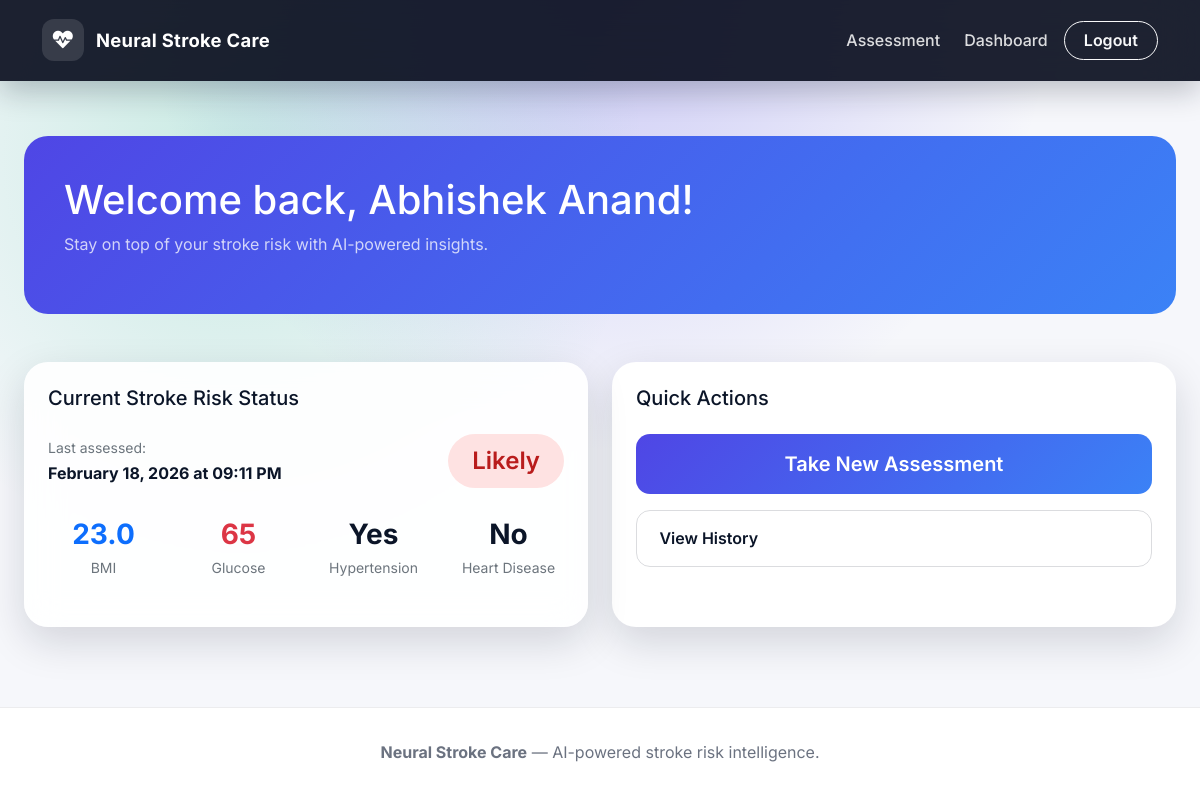
Screenshot of /dashboard (signed in) with the database file from the repository.
### app.py (models this page shows)
class User(db.Model):
    id = db.Column(db.Integer, primary_key=True)
    email = db.Column(db.String(120), unique=True, nullable=False)
    password = db.Column(db.String(200), nullable=False)
    user_type = db.Column(db.String(20), nullable=False)
    name = db.Column(db.String(100), nullable=False)
    tests = db.relationship('TestResult', backref='user', lazy=True)

class TestResult(db.Model):
    id = db.Column(db.Integer, primary_key=True)
    user_id = db.Column(db.Integer, db.ForeignKey('user.id'), nullable=False)
    result = db.Column(db.String(20), nullable=False)
    risk_probability = db.Column(db.Float)
    test_date = db.Column(db.DateTime, default=now_ist)
    gender = db.Column(db.String(10))
    age = db.Column(db.Integer)
    hypertension = db.Column(db.Integer)
    heart_disease = db.Column(db.Integer)
    ever_married = db.Column(db.String(10))
    work_type = db.Column(db.String(20))
    residence_type = db.Column(db.String(20))
    avg_glucose_level = db.Column(db.Float)
    bmi = db.Column(db.Float)
    smoking_status = db.Column(db.String(20))

### app.py (the view)
@app.route("/dashboard")
def dashboard():
    if 'user_id' not in session:
        return redirect(url_for('index'))
    user = User.query.get(session['user_id'])
    if user.user_type == 'doctor':
        patients = User.query.filter_by(user_type='patient').all()
        data = []
        for p in patients:
            last = TestResult.query.filter_by(user_id=p.id)\
                                   .order_by(TestResult.test_date.desc())\
                                   .first()
            data.append({
                'name': p.name or "Unknown",
                'email': p.email or "—",
                'last_test': last.test_date.strftime("%b %d, %Y") if last else "No assessment",
                'risk': last.result if last and last.result else "Pending"
            })
        return render_template("doctor_dashboard.html", user=user, patients=data)
    else:
        latest_test_obj = TestResult.query.filter_by(user_id=user.id)\
                                          .order_by(TestResult.test_date.desc())\
                                          .first()
        latest_test = None
        if latest_test_obj:
            latest_test = {
                'result': latest_test_obj.result or "Unknown",
                'test_date': latest_test_obj.test_date,
                'bmi': float(latest_test_obj.bmi) if latest_test_obj.bmi else 0.0,
                'avg_glucose_level': float(latest_test_obj.avg_glucose_level) if latest_test_obj.avg_glucose_level else 0.0,
                'hypertension': bool(latest_test_obj.hypertension),
                'heart_disease': bool(latest_test_obj.heart_disease),
            }
        history = TestResult.query.filter_by(user_id=user.id)\
                                  .order_by(TestResult.test_date.desc())\
                                  .limit(5).all()
        return render_template("patient_dashboard.html",
                               user=user,
                               latest_test=latest_test,
                               history=history)

### templates/patient_dashboard.html (shortened to what this page needs)
{% extends "base.html" %}
{% block content %}
<section class="page-section">
    <div class="welcome-card mb-5" data-animate>
        <h1 class="mb-2">Welcome back, {{ user.name }}!</h1>
        <p class="opacity-75">Stay on top of your stroke risk with AI-powered insights.</p>
    </div>
    <div class="dashboard-grid">
        <div class="surface-card surface-card--glass p-4" data-animate>
            <h5 class="mb-4">Current Stroke Risk Status</h5>
            {% if latest_test %}
                <div class="d-flex justify-content-between align-items-center mb-4">
                    <div>
                        <span class="text-muted small">Last assessed:</span><br>
                        <strong>{{ latest_test.test_date.strftime('%B %d, %Y at %I:%M %p') }}</strong>
                    </div>
                    <span class="result-badge fs-4 px-4 py-2 {% if latest_test.result == 'Likely' %}likely{% else %}not-likely{% endif %}">
                        {{ latest_test.result }}
                    </span>
                </div>
                <div class="metrics-grid">
                    <div class="row text-center">
                        <div class="col-6 col-md-3 mb-4">
                            <div class="fs-3 fw-bold text-primary">{{ "%.1f"|format(latest_test.bmi) }}</div>
                            <div class="text-muted small">BMI</div>
                        </div>
                        <div class="col-6 col-md-3 mb-4">
                            <div class="fs-3 fw-bold text-danger">{{ "%.0f"|format(latest_test.avg_glucose_level) }}</div>
                            <div class="text-muted small">Glucose</div>
                        </div>
                        <div class="col-6 col-md-3 mb-4">
                            <div class="fs-3 fw-bold">{{ "Yes" if latest_test.hypertension else "No" }}</div>
                            <div class="text-muted small">Hypertension</div>
                        </div>
                        <div class="col-6 col-md-3 mb-4">
                            <div class="fs-3 fw-bold">{{ "Yes" if latest_test.heart_disease else "No" }}</div>
                            <div class="text-muted small">Heart Disease</div>
                        </div>
                    </div>
                </div>
            {% else %}
                <div class="text-center py-5 text-muted">
                    <i class="fas fa-heartbeat fa-4x mb-4 opacity-50"></i>
                    <h5>No assessment completed yet</h5>
                    <p>Take your first test to see your personalized risk score.</p>
                </div>
            {% endif %}
        </div>
        <div class="surface-card p-4" data-animate>
            <h5 class="mb-4">Quick Actions</h5>
            <div class="d-grid gap-3">
                <a href="{{ url_for('index') }}" class="btn-gradient btn-lg">
                    Take New Assessment
                </a>
                {% if latest_test %}
                    <a href="{{ url_for('test_history') }}" class="btn-ghost">
                        View History
                    </a>
                {% endif %}
            </div>
        </div>
    </div>
</section>
{% endblock %}

### static/css/app.css (style rules this page uses)
:root { --brand-50: #f5f7ff; --brand-100: #e3e8ff; --brand-200: #c7d0ff; --brand-300: #9faafb; --brand-400: #7a86f3; --brand-500: #5c63e6; --brand-600: #4b4fd0; --brand-700: #3b3fab; --brand-800: #2a2d7a; --brand-900: #161745; --surface: #0c101f; --text-primary: #0b1528; --text-muted: #6b7280; --gradient-primary: linear-gradient(135deg, #4f46e5 0%, #3b82f6 100%); --gradient-accent: linear-gradient(135deg, #10b981 0%, #14b8a6 100%); --shadow-soft: 0 15px 40px rgba(15, 23, 42, 0.15); --radius-card: 24px; }
*, *::before, *::after { box-sizing: border-box; }
body { margin: 0; font-family: 'Inter', 'Segoe UI', system-ui, -apple-system, BlinkMacSystemFont, sans-serif; background: radial-gradient(circle at top, rgba(79, 70, 229, 0.25), transparent 45%), radial-gradient(circle at 20% 20%, rgba(16, 185, 129, 0.2), transparent 35%), #f6f7fb; color: var(--text-primary); min-height: 100vh; line-height: 1.6; }
a { text-decoration: none; }
.page-section { max-width: 1200px; margin: 0 auto; padding: 2rem 0; }
[data-animate] { opacity: 0; transform: translateY(20px); transition: opacity 0.6s ease, transform 0.6s ease; }
.surface-card { background: white; border-radius: var(--radius-card); padding: 2rem; box-shadow: var(--shadow-soft); }
.surface-card--glass { background: rgba(255, 255, 255, 0.9); backdrop-filter: blur(18px); }
.btn-gradient { background: var(--gradient-primary); color: white; border: none; border-radius: 14px; padding: 0.9rem 1.4rem; font-weight: 600; display: inline-flex; align-items: center; justify-content: center; gap: 0.6rem; transition: transform 0.2s ease, box-shadow 0.2s ease; }
.btn-ghost { border-radius: 14px; border: 1px solid rgba(15, 23, 42, 0.15); padding: 0.9rem 1.4rem; font-weight: 600; color: var(--text-primary); }
.result-badge, .status-badge { display: inline-flex; align-items: center; gap: 0.4rem; padding: 0.4rem 1rem; border-radius: 999px; font-weight: 600; font-size: 0.9rem; }
.result-badge.likely, .status-badge.status-high { background: #fee2e2; color: #b91c1c; }
.dashboard-grid { display: grid; grid-template-columns: repeat(auto-fit, minmax(280px, 1fr)); gap: 1.5rem; }
.welcome-card { border-radius: var(--radius-card); padding: 2.5rem; background: var(--gradient-primary); color: white; }
.metrics-grid { display: grid; grid-template-columns: repeat(auto-fit, minmax(160px, 1fr)); gap: 1rem; }

### rows the page displays
User: name "Abhishek Anand"
TestResult: test_date "February 18, 2026 at 09:11 PM", result "Likely", bmi "23.0", avg_glucose_level "65"
TestResult: ever_married "Yes"

### other values shown
{{ "Yes" if latest_test.heart_disease else "No" }} "No"
